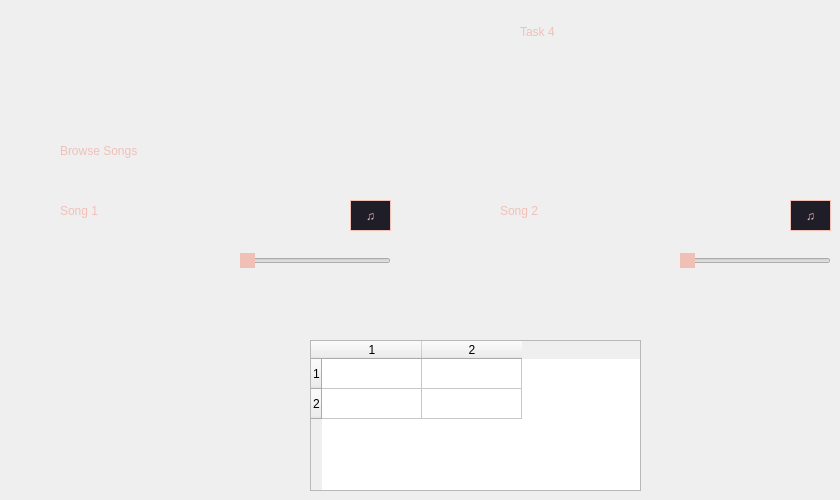
    <widget class="QWidget" name="tab">
     <attribute name="title">
      <string>Tab 1</string>
     </attribute>
     <widget class="QSlider" name="song2Slider">
      <property name="geometry">
       <rect>
        <x>680</x>
        <y>250</y>
        <width>151</width>
        <height>22</height>
       </rect>
      </property>
      <property name="styleSheet">
       <string notr="true">
QSlider::handle:horizontal {background-color: #f0c0b7; border: 1px; height: 
40px; width: 40px; margin: 0 0;}</string>
      </property>
      <property name="maximum">
       <number>99</number>
      </property>
      <property name="orientation">
       <enum>Qt::Horizontal</enum>
      </property>
     </widget>
     <widget class="QSlider" name="song1Slider">
      <property name="geometry">
       <rect>
        <x>240</x>
        <y>250</y>
        <width>151</width>
        <height>22</height>
       </rect>
      </property>
      <property name="styleSheet">
       <string notr="true">
QSlider::handle:horizontal {background-color: #f0c0b7; border: 1px; height: 
40px; width: 40px; margin: 0 0;}</string>
      </property>
      <property name="maximum">
       <number>99</number>
      </property>
      <property name="orientation">
       <enum>Qt::Horizontal</enum>
      </property>
     </widget>
     <widget class="QLabel" name="label_6">
      <property name="geometry">
       <rect>
        <x>520</x>
        <y>10</y>
        <width>181</width>
        <height>44</height>
       </rect>
      </property>
      <property name="styleSheet">
       <string notr="true">font: 20pt &quot;Palatino Linotype&quot;;
color: rgb(240, 192, 183);</string>
      </property>
      <property name="text">
       <string>Task 4</string>
      </property>
     </widget>
     <widget class="QLabel" name="label">
      <property name="geometry">
       <rect>
        <x>60</x>
        <y>130</y>
        <width>161</width>
        <height>41</height>
       </rect>
      </property>
      <property name="styleSheet">
       <string notr="true">font: 12pt &quot;Palatino Linotype&quot;;
color: rgb(240, 192, 183);</string>
      </property>
      <property name="text">
       <string>Browse Songs</string>
      </property>
     </widget>
     <widget class="QLabel" name="label_2">
      <property name="geometry">
       <rect>
        <x>60</x>
        <y>190</y>
        <width>161</width>
        <height>41</height>
       </rect>
      </property>
      <property name="styleSheet">
       <string notr="true">font: 12pt &quot;Palatino Linotype&quot;;
color: rgb(240, 192, 183);</string>
      </property>
      <property name="text">
       <string>Song 1 </string>
      </property>
     </widget>
     <widget class="QLabel" name="label_3">
      <property name="geometry">
       <rect>
        <x>500</x>
        <y>190</y>
        <width>161</width>
        <height>41</height>
       </rect>
      </property>
      <property name="styleSheet">
       <string notr="true">font: 12pt &quot;Palatino Linotype&quot;;
color: rgb(240, 192, 183);</string>
      </property>
      <property name="text">
       <string>Song 2</string>
      </property>
     </widget>
     <widget class="QTableWidget" name="tableWidget">
      <property name="geometry">
       <rect>
        <x>310</x>
        <y>340</y>
        <width>331</width>
        <height>151</height>
       </rect>
      </property>
      <property name="styleSheet">
       <string notr="true">QTableView::item:selected { color:rgb(240, 192, 183); background:#1e1d28; font-weight:900; }
QTableCornerButton::section { background-color:#1e1d28; }
QHeaderView::section { color:rgb(240, 192, 183); background-color:#1e1d28; };
</string>
      </property>
      <property name="rowCount">
       <number>2</number>
      </property>
      <property name="columnCount">
       <number>2</number>
      </property>
      <row/>
      <row/>
      <column/>
      <column/>
     </widget>
     <widget class="QPushButton" name="browse2">
      <property name="geometry">
       <rect>
        <x>790</x>
        <y>200</y>
        <width>41</width>
        <height>31</height>
       </rect>
      </property>
      <property name="minimumSize">
       <size>
        <width>41</width>
        <height>31</height>
       </size>
      </property>
      <property name="maximumSize">
       <size>
        <width>41</width>
        <height>31</height>
       </size>
      </property>
      <property name="palette">
       <palette>
        <active>
         <colorrole role="WindowText">
          <brush brushstyle="SolidPattern">
           <color alpha="255">
            <red>240</red>
            <green>192</green>
            <blue>183</blue>
           </color>
          </brush>
         </colorrole>
         <colorrole role="Button">
          <brush brushstyle="SolidPattern">
           <color alpha="255">
            <red>30</red>
            <green>29</green>
            <blue>40</blue>
           </color>
          </brush>
         </colorrole>
         <colorrole role="Text">
          <brush brushstyle="SolidPattern">
           <color alpha="255">
            <red>240</red>
            <green>192</green>
            <blue>183</blue>
           </color>
          </brush>
         </colorrole>
         <colorrole role="ButtonText">
          <brush brushstyle="SolidPattern">
           <color alpha="255">
            <red>240</red>
            <green>192</green>
            <blue>183</blue>
           </color>
          </brush>
         </colorrole>
         <colorrole role="Base">
          <brush brushstyle="SolidPattern">
           <color alpha="255">
            <red>30</red>
            <green>29</green>
            <blue>40</blue>
           </color>
          </brush>
         </colorrole>
         <colorrole role="Window">
          <brush brushstyle="SolidPattern">
           <color alpha="255">
            <red>30</red>
            <green>29</green>
            <blue>40</blue>
           </color>
          </brush>
         </colorrole>
        </active>
        <inactive>
         <colorrole role="WindowText">
          <brush brushstyle="SolidPattern">
           <color alpha="255">
            <red>240</red>
            <green>192</green>
            <blue>183</blue>
           </color>
          </brush>
         </colorrole>
         <colorrole role="Button">
          <brush brushstyle="SolidPattern">
           <color alpha="255">
            <red>30</red>
            <green>29</green>
            <blue>40</blue>
           </color>
          </brush>
         </colorrole>
         <colorrole role="Text">
          <brush brushstyle="SolidPattern">
           <color alpha="255">
            <red>240</red>
            <green>192</green>
            <blue>183</blue>
           </color>
          </brush>
         </colorrole>
         <colorrole role="ButtonText">
          <brush brushstyle="SolidPattern">
           <color alpha="255">
            <red>240</red>
            <green>192</green>
            <blue>183</blue>
           </color>
          </brush>
         </colorrole>
         <colorrole role="Base">
          <brush brushstyle="SolidPattern">
           <color alpha="255">
            <red>30</red>
            <green>29</green>
            <blue>40</blue>
           </color>
          </brush>
         </colorrole>
         <colorrole role="Window">
          <brush brushstyle="SolidPattern">
           <color alpha="255">
            <red>30</red>
            <green>29</green>
            <blue>40</blue>
           </color>
          </brush>
         </colorrole>
        </inactive>
        <disabled>
         <colorrole role="WindowText">
          <brush brushstyle="SolidPattern">
           <color alpha="255">
            <red>240</red>
            <green>192</green>
            <blue>183</blue>
           </color>
          </brush>
         </colorrole>
         <colorrole role="Button">
          <brush brushstyle="SolidPattern">
           <color alpha="255">
            <red>30</red>
            <green>29</green>
            <blue>40</blue>
           </color>
          </brush>
         </colorrole>
         <colorrole role="Text">
          <brush brushstyle="SolidPattern">
           <color alpha="255">
            <red>240</red>
            <green>192</green>
            <blue>183</blue>
           </color>
          </brush>
         </colorrole>
         <colorrole role="ButtonText">
          <brush brushstyle="SolidPattern">
           <color alpha="255">
            <red>240</red>
            <green>192</green>
            <blue>183</blue>
           </color>
          </brush>
         </colorrole>
         <colorrole role="Base">
          <brush brushstyle="SolidPattern">
           <color alpha="255">
            <red>30</red>
            <green>29</green>
            <blue>40</blue>
           </color>
          </brush>
         </colorrole>
         <colorrole role="Window">
          <brush brushstyle="SolidPattern">
           <color alpha="255">
            <red>30</red>
            <green>29</green>
            <blue>40</blue>
           </color>
          </brush>
         </colorrole>
        </disabled>
       </palette>
      </property>
      <property name="styleSheet">
       <string notr="true">font: 9pt &quot;MV Boli&quot;;
border:1px solid #f0c0b7;
color: rgb(240, 192, 183);
background-color:#1e1d28;
</string>
      </property>
      <property name="text">
       <string>♫</string>
      </property>
     </widget>
     <widget class="QPushButton" name="browse1">
      <property name="geometry">
       <rect>
        <x>350</x>
        <y>200</y>
        <width>41</width>
        <height>31</height>
       </rect>
      </property>
      <property name="minimumSize">
       <size>
        <width>41</width>
        <height>31</height>
       </size>
      </property>
      <property name="maximumSize">
       <size>
        <width>41</width>
        <height>31</height>
       </size>
      </property>
      <property name="palette">
       <palette>
        <active>
         <colorrole role="WindowText">
          <brush brushstyle="SolidPattern">
           <color alpha="255">
            <red>240</red>
            <green>192</green>
            <blue>183</blue>
           </color>
          </brush>
         </colorrole>
         <colorrole role="Button">
          <brush brushstyle="SolidPattern">
           <color alpha="255">
            <red>30</red>
            <green>29</green>
            <blue>40</blue>
           </color>
          </brush>
         </colorrole>
         <colorrole role="Text">
          <brush brushstyle="SolidPattern">
           <color alpha="255">
            <red>240</red>
            <green>192</green>
            <blue>183</blue>
           </color>
          </brush>
         </colorrole>
         <colorrole role="ButtonText">
          <brush brushstyle="SolidPattern">
           <color alpha="255">
            <red>240</red>
            <green>192</green>
            <blue>183</blue>
           </color>
          </brush>
         </colorrole>
         <colorrole role="Base">
          <brush brushstyle="SolidPattern">
           <color alpha="255">
            <red>30</red>
            <green>29</green>
            <blue>40</blue>
           </color>
          </brush>
         </colorrole>
         <colorrole role="Window">
          <brush brushstyle="SolidPattern">
           <color alpha="255">
            <red>30</red>
            <green>29</green>
            <blue>40</blue>
           </color>
          </brush>
         </colorrole>
        </active>
        <inactive>
         <colorrole role="WindowText">
          <brush brushstyle="SolidPattern">
           <color alpha="255">
            <red>240</red>
            <green>192</green>
            <blue>183</blue>
           </color>
          </brush>
         </colorrole>
         <colorrole role="Button">
          <brush brushstyle="SolidPattern">
           <color alpha="255">
            <red>30</red>
            <green>29</green>
            <blue>40</blue>
           </color>
          </brush>
         </colorrole>
         <colorrole role="Text">
          <brush brushstyle="SolidPattern">
           <color alpha="255">
            <red>240</red>
            <green>192</green>
            <blue>183</blue>
           </color>
          </brush>
         </colorrole>
         <colorrole role="ButtonText">
          <brush brushstyle="SolidPattern">
           <color alpha="255">
            <red>240</red>
            <green>192</green>
            <blue>183</blue>
           </color>
          </brush>
         </colorrole>
         <colorrole role="Base">
          <brush brushstyle="SolidPattern">
           <color alpha="255">
            <red>30</red>
            <green>29</green>
            <blue>40</blue>
           </color>
          </brush>
         </colorrole>
         <colorrole role="Window">
          <brush brushstyle="SolidPattern">
           <color alpha="255">
            <red>30</red>
            <green>29</green>
            <blue>40</blue>
           </color>
          </brush>
         </colorrole>
        </inactive>
        <disabled>
         <colorrole role="WindowText">
          <brush brushstyle="SolidPattern">
           <color alpha="255">
            <red>240</red>
            <green>192</green>
            <blue>183</blue>
           </color>
          </brush>
         </colorrole>
         <colorrole role="Button">
          <brush brushstyle="SolidPattern">
           <color alpha="255">
            <red>30</red>
            <green>29</green>
            <blue>40</blue>
           </color>
          </brush>
         </colorrole>
         <colorrole role="Text">
          <brush brushstyle="SolidPattern">
           <color alpha="255">
            <red>240</red>
            <green>192</green>
            <blue>183</blue>
           </color>
          </brush>
         </colorrole>
         <colorrole role="ButtonText">
          <brush brushstyle="SolidPattern">
           <color alpha="255">
            <red>240</red>
            <green>192</green>
            <blue>183</blue>
           </color>
          </brush>
         </colorrole>
         <colorrole role="Base">
          <brush brushstyle="SolidPattern">
           <color alpha="255">
            <red>30</red>
            <green>29</green>
            <blue>40</blue>
           </color>
          </brush>
         </colorrole>
         <colorrole role="Window">
          <brush brushstyle="SolidPattern">
           <color alpha="255">
            <red>30</red>
            <green>29</green>
            <blue>40</blue>
           </color>
          </brush>
         </colorrole>
        </disabled>
       </palette>
      </property>
      <property name="styleSheet">
       <string notr="true">font: 9pt &quot;MV Boli&quot;;
border:1px solid #f0c0b7;
color: rgb(240, 192, 183);
background-color:#1e1d28;
</string>
      </property>
      <property name="text">
       <string>♫</string>
      </property>
     </widget>
    </widget>
